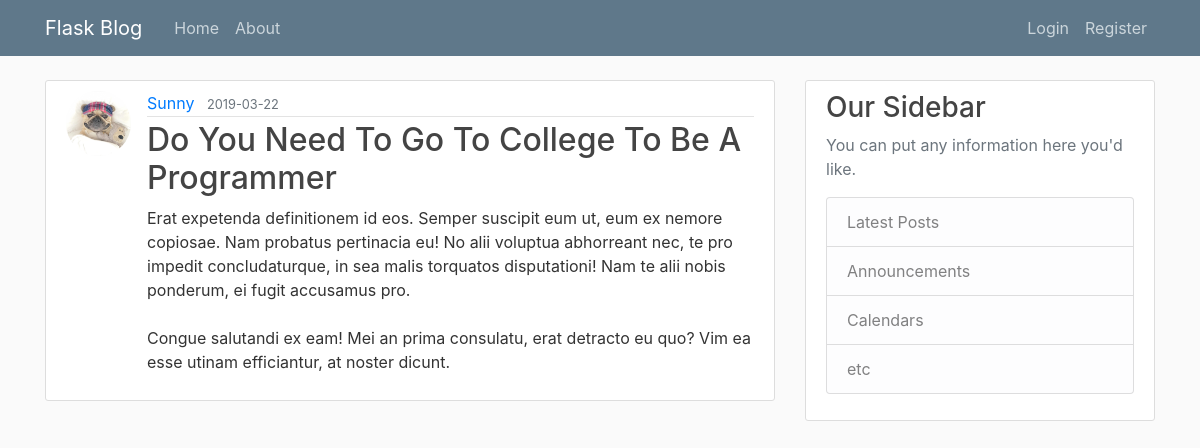
The page /post/25 on the database its author committed.
### flaskblog/models.py (models this page shows, shortened)
class User(db.Model, UserMixin):
    id = db.Column(db.Integer, primary_key=True)
    username = db.Column(db.String(20), unique=True, nullable=False)
    email = db.Column(db.String(120), unique=True, nullable=False)
    image_file = db.Column(db.String(20), nullable=False, default='default.jpg')
    password = db.Column(db.String(60), nullable=False)
    posts = db.relationship('Post', backref='author', lazy=True)

class Post(db.Model):
    id = db.Column(db.Integer, primary_key=True)
    title = db.Column(db.String(100), nullable=False)
    date_posted = db.Column(db.DateTime, nullable=False, default=datetime.utcnow)
    content = db.Column(db.Text, nullable=False)
    user_id = db.Column(db.Integer, db.ForeignKey('user.id'), nullable=False)

### flaskblog/routes.py (the view)
@app.route("/post/<int:post_id>")
def post(post_id):
    post = Post.query.get_or_404(post_id)
    return render_template('post.html', title=post.title, post=post)

### flaskblog/templates/post.html (shortened to what this page needs)
{% extends "layout.html" %}
{% block content %}
  <article class="media content-section">
    <img class="rounded-circle article-img" src="{{ url_for('static', filename='profile_pics/' + post.author.image_file) }}">
    <div class="media-body">
      <div class="article-metadata">
        <a class="mr-2" href="{{ url_for('user_posts', username=post.author.username) }}">{{ post.author.username }}</a>
        <small class="text-muted">{{ post.date_posted.strftime('%Y-%m-%d') }}</small>
      </div>
      <h2 class="article-title">{{ post.title }}</h2>
      <p class="article-content">{{ post.content }}</p>
    </div>
  </article>
{% endblock content %}

### flaskblog/static/main.css (style rules this page uses)
body { background: #fafafa; color: #333333; margin-top: 5rem; }
h1, h2, h3, h4, h5, h6 { color: #444444; }
.content-section { background: #ffffff; padding: 10px 20px; border: 1px solid #dddddd; border-radius: 3px; margin-bottom: 20px; }
.article-title { color: #444444; }
.article-content { white-space: pre-line; }
.article-img { height: 65px; width: 65px; margin-right: 16px; }
.article-metadata { padding-bottom: 1px; margin-bottom: 4px; border-bottom: 1px solid #e3e3e3 }

### rows shown on the page
User: image_file (picture), author.username "Sunny"
Post: date_posted "2019-03-22", title "Do You Need To Go To College To Be A Programmer", content "Erat expetenda definitionem id eos. Semper suscipit eum ut, eum ex nemore copiosae. Nam probatus pertinacia eu! No alii voluptua abhorreant nec, te pro impedit concludaturque, in sea malis torquatos disputationi! Nam te alii nobis ponderum, ei fugit accusamus pro. Congue salutandi ex eam! Mei an prima consulatu, erat detracto eu quo? Vim ea esse utinam efficiantur, at noster dicunt."
